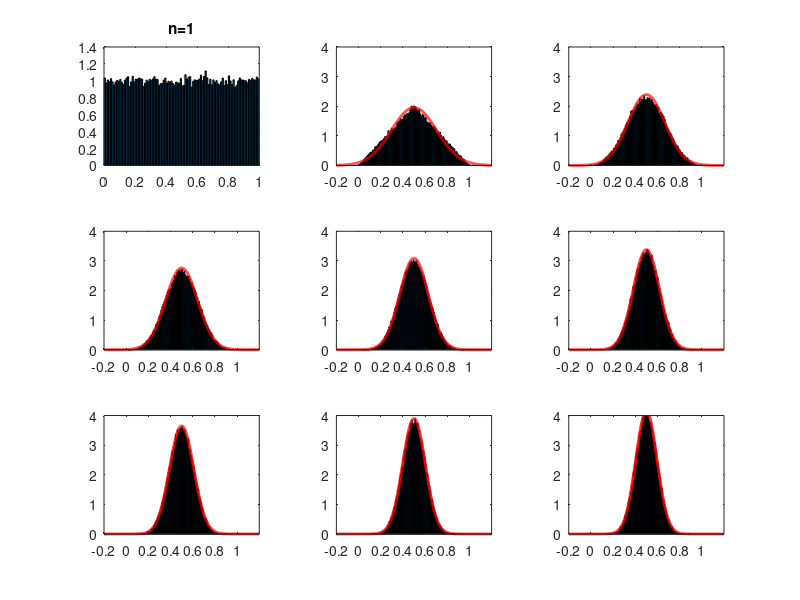

Here is the MATLAB script that generated this plot:
% Central limiting effect
% This script aims to demonstrate the important Central Limit Theorem

% Recall that the average of n i.i.d. *normal* r.v.'s
% is, again, a normal r.v., with the same mean, but the standard deviation
% is the original standard deviation divided by sqrt(n).

% What if I take the average of n i.i.d. *uniform* r.v.'s ?
% 
% Hmmm.... the average of n normal r.v.'s is normal, is the average of
% n uniform r.v.'s again a r.v. with a uniform distribution ?
%
% NO! See the demo below:

% Warmup: n=1 (there is nothing to average :)
% Generate N=10000 uniform [0,1] r.v.'s, use a histogram technique to
% estimate the pdf (well, we know the pdf already in this case, that's why 
% I said it's just a warmup)
N = 100000;
data = rand(1,N);
NumBins = 100;
[Counts,BinCenters] = hist(data,NumBins);
BinSize = BinCenters(2)-BinCenters(1);
subplot(3,3,1);
Probability_Denisty = (Counts/N)/BinSize; % probability density = probability / binSize
bar(BinCenters, Probability_Denisty)
title('n=1')

pause;

t = linspace(-0.2, 1.2, 1001); % for plotting pdf later on

% average n=2,3,4,...,9 uniform r.v.
for n=2:9; 
    data = sum(rand(n,N))/n;
    subplot(3,3,n)
    [Counts,BinCenters] = hist(data,NumBins);
    BinSize = BinCenters(2)-BinCenters(1);
    Probability_Denisty = (Counts/N)/BinSize; % probability density = probability / binSize
    bar(BinCenters, Probability_Denisty)
    % overlay the pdf of N(1/2, s/sqrt(n)), where s = std. of the
    % uniform-[0,1] variable (what is it ?)
    % variance of uniform-[0,1] = integrate[(t-1/2)^2 x 1, t=0,...,1]=1/12
    mean = 1/2; 
    std = sqrt(1/12)/ sqrt(n);

    hold on
    plot(t, 1/(sqrt(2*pi)*std) * exp( -(t-mean).^2 / (2*std^2) ), 'r', 'LineWidth', 2 );
    axis([-.2,1.2,0,4])
    pause
end